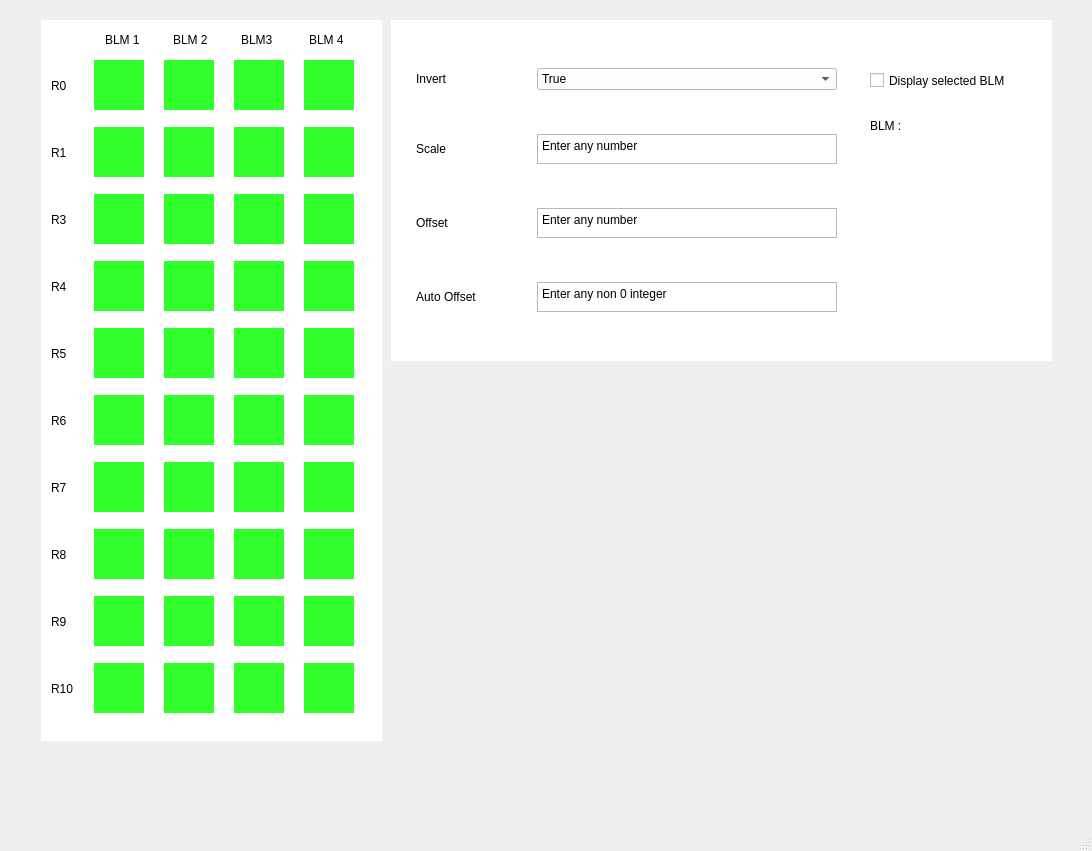
<?xml version="1.0" encoding="UTF-8"?>
<ui version="4.0">
 <class>MainWindow</class>
 <widget class="QMainWindow" name="MainWindow">
  <property name="geometry">
   <rect>
    <x>0</x>
    <y>0</y>
    <width>1092</width>
    <height>851</height>
   </rect>
  </property>
  <property name="windowTitle">
   <string>MainWindow</string>
  </property>
  <property name="styleSheet">
   <string notr="true"/>
  </property>
  <widget class="QWidget" name="centralwidget">
   <widget class="QLabel" name="label_41">
    <property name="geometry">
     <rect>
      <x>41</x>
      <y>20</y>
      <width>341</width>
      <height>721</height>
     </rect>
    </property>
    <property name="styleSheet">
     <string notr="true">background-color: rgb(255, 255, 255);</string>
    </property>
    <property name="text">
     <string/>
    </property>
   </widget>
   <widget class="QLabel" name="label_42">
    <property name="geometry">
     <rect>
      <x>391</x>
      <y>20</y>
      <width>661</width>
      <height>341</height>
     </rect>
    </property>
    <property name="styleSheet">
     <string notr="true">background-color: rgb(255, 255, 255);</string>
    </property>
    <property name="text">
     <string/>
    </property>
   </widget>
   <widget class="QWidget" name="gridLayoutWidget">
    <property name="geometry">
     <rect>
      <x>80</x>
      <y>49</y>
      <width>291</width>
      <height>681</height>
     </rect>
    </property>
    <layout class="QGridLayout" name="gridLayout">
     <item row="2" column="2">
      <widget class="QPushButton" name="pushButton_11">
       <property name="maximumSize">
        <size>
         <width>50</width>
         <height>50</height>
        </size>
       </property>
       <property name="styleSheet">
        <string notr="true">background-color: rgb(48, 255, 44);
border: transparent;</string>
       </property>
       <property name="text">
        <string/>
       </property>
      </widget>
     </item>
     <item row="1" column="3">
      <widget class="QPushButton" name="pushButton_8">
       <property name="maximumSize">
        <size>
         <width>50</width>
         <height>50</height>
        </size>
       </property>
       <property name="styleSheet">
        <string notr="true">background-color: rgb(48, 255, 44);
border: transparent;</string>
       </property>
       <property name="text">
        <string/>
       </property>
      </widget>
     </item>
     <item row="6" column="0">
      <widget class="QPushButton" name="pushButton_25">
       <property name="maximumSize">
        <size>
         <width>50</width>
         <height>50</height>
        </size>
       </property>
       <property name="styleSheet">
        <string notr="true">background-color: rgb(48, 255, 44);
border: transparent;</string>
       </property>
       <property name="text">
        <string/>
       </property>
      </widget>
     </item>
     <item row="6" column="3">
      <widget class="QPushButton" name="pushButton_28">
       <property name="maximumSize">
        <size>
         <width>50</width>
         <height>50</height>
        </size>
       </property>
       <property name="styleSheet">
        <string notr="true">background-color: rgb(48, 255, 44);
border: transparent;</string>
       </property>
       <property name="text">
        <string/>
       </property>
      </widget>
     </item>
     <item row="2" column="0">
      <widget class="QPushButton" name="pushButton_9">
       <property name="maximumSize">
        <size>
         <width>50</width>
         <height>50</height>
        </size>
       </property>
       <property name="styleSheet">
        <string notr="true">background-color: rgb(48, 255, 44);
border: transparent;</string>
       </property>
       <property name="text">
        <string/>
       </property>
      </widget>
     </item>
     <item row="7" column="3">
      <widget class="QPushButton" name="pushButton_32">
       <property name="maximumSize">
        <size>
         <width>50</width>
         <height>50</height>
        </size>
       </property>
       <property name="styleSheet">
        <string notr="true">background-color: rgb(48, 255, 44);
border: transparent;</string>
       </property>
       <property name="text">
        <string/>
       </property>
      </widget>
     </item>
     <item row="1" column="0">
      <widget class="QPushButton" name="pushButton_5">
       <property name="maximumSize">
        <size>
         <width>50</width>
         <height>50</height>
        </size>
       </property>
       <property name="styleSheet">
        <string notr="true">background-color: rgb(48, 255, 44);
border: transparent;</string>
       </property>
       <property name="text">
        <string/>
       </property>
      </widget>
     </item>
     <item row="0" column="1">
      <widget class="QPushButton" name="pushButton_2">
       <property name="maximumSize">
        <size>
         <width>50</width>
         <height>50</height>
        </size>
       </property>
       <property name="styleSheet">
        <string notr="true">background-color: rgb(48, 255, 44);
border: transparent;</string>
       </property>
       <property name="text">
        <string/>
       </property>
      </widget>
     </item>
     <item row="5" column="3">
      <widget class="QPushButton" name="pushButton_24">
       <property name="maximumSize">
        <size>
         <width>50</width>
         <height>50</height>
        </size>
       </property>
       <property name="styleSheet">
        <string notr="true">background-color: rgb(48, 255, 44);
border: transparent;</string>
       </property>
       <property name="text">
        <string/>
       </property>
      </widget>
     </item>
     <item row="7" column="2">
      <widget class="QPushButton" name="pushButton_31">
       <property name="maximumSize">
        <size>
         <width>50</width>
         <height>50</height>
        </size>
       </property>
       <property name="styleSheet">
        <string notr="true">background-color: rgb(48, 255, 44);
border: transparent;</string>
       </property>
       <property name="text">
        <string/>
       </property>
      </widget>
     </item>
     <item row="7" column="1">
      <widget class="QPushButton" name="pushButton_30">
       <property name="maximumSize">
        <size>
         <width>50</width>
         <height>50</height>
        </size>
       </property>
       <property name="styleSheet">
        <string notr="true">background-color: rgb(48, 255, 44);
border: transparent;</string>
       </property>
       <property name="text">
        <string/>
       </property>
      </widget>
     </item>
     <item row="4" column="1">
      <widget class="QPushButton" name="pushButton_18">
       <property name="maximumSize">
        <size>
         <width>50</width>
         <height>50</height>
        </size>
       </property>
       <property name="styleSheet">
        <string notr="true">background-color: rgb(48, 255, 44);
border: transparent;</string>
       </property>
       <property name="text">
        <string/>
       </property>
      </widget>
     </item>
     <item row="5" column="2">
      <widget class="QPushButton" name="pushButton_23">
       <property name="maximumSize">
        <size>
         <width>50</width>
         <height>50</height>
        </size>
       </property>
       <property name="styleSheet">
        <string notr="true">background-color: rgb(48, 255, 44);
border: transparent;</string>
       </property>
       <property name="text">
        <string/>
       </property>
      </widget>
     </item>
     <item row="3" column="1">
      <widget class="QPushButton" name="pushButton_14">
       <property name="maximumSize">
        <size>
         <width>50</width>
         <height>50</height>
        </size>
       </property>
       <property name="styleSheet">
        <string notr="true">background-color: rgb(48, 255, 44);
border: transparent;</string>
       </property>
       <property name="text">
        <string/>
       </property>
      </widget>
     </item>
     <item row="4" column="0">
      <widget class="QPushButton" name="pushButton_17">
       <property name="maximumSize">
        <size>
         <width>50</width>
         <height>50</height>
        </size>
       </property>
       <property name="styleSheet">
        <string notr="true">background-color: rgb(48, 255, 44);
border: transparent;</string>
       </property>
       <property name="text">
        <string/>
       </property>
      </widget>
     </item>
     <item row="8" column="1">
      <widget class="QPushButton" name="pushButton_34">
       <property name="maximumSize">
        <size>
         <width>50</width>
         <height>50</height>
        </size>
       </property>
       <property name="styleSheet">
        <string notr="true">background-color: rgb(48, 255, 44);
border: transparent;</string>
       </property>
       <property name="text">
        <string/>
       </property>
      </widget>
     </item>
     <item row="8" column="0">
      <widget class="QPushButton" name="pushButton_33">
       <property name="maximumSize">
        <size>
         <width>50</width>
         <height>50</height>
        </size>
       </property>
       <property name="styleSheet">
        <string notr="true">background-color: rgb(48, 255, 44);
border: transparent;</string>
       </property>
       <property name="text">
        <string/>
       </property>
      </widget>
     </item>
     <item row="1" column="1">
      <widget class="QPushButton" name="pushButton_6">
       <property name="maximumSize">
        <size>
         <width>50</width>
         <height>50</height>
        </size>
       </property>
       <property name="styleSheet">
        <string notr="true">background-color: rgb(48, 255, 44);
border: transparent;</string>
       </property>
       <property name="text">
        <string/>
       </property>
      </widget>
     </item>
     <item row="6" column="1">
      <widget class="QPushButton" name="pushButton_26">
       <property name="maximumSize">
        <size>
         <width>50</width>
         <height>50</height>
        </size>
       </property>
       <property name="styleSheet">
        <string notr="true">background-color: rgb(48, 255, 44);
border: transparent;</string>
       </property>
       <property name="text">
        <string/>
       </property>
      </widget>
     </item>
     <item row="0" column="3">
      <widget class="QPushButton" name="pushButton_4">
       <property name="maximumSize">
        <size>
         <width>50</width>
         <height>50</height>
        </size>
       </property>
       <property name="styleSheet">
        <string notr="true">background-color: rgb(48, 255, 44);
border: transparent;</string>
       </property>
       <property name="text">
        <string/>
       </property>
      </widget>
     </item>
     <item row="4" column="3">
      <widget class="QPushButton" name="pushButton_20">
       <property name="maximumSize">
        <size>
         <width>50</width>
         <height>50</height>
        </size>
       </property>
       <property name="styleSheet">
        <string notr="true">background-color: rgb(48, 255, 44);
border: transparent;</string>
       </property>
       <property name="text">
        <string/>
       </property>
      </widget>
     </item>
     <item row="8" column="2">
      <widget class="QPushButton" name="pushButton_35">
       <property name="maximumSize">
        <size>
         <width>50</width>
         <height>50</height>
        </size>
       </property>
       <property name="styleSheet">
        <string notr="true">background-color: rgb(48, 255, 44);
border: transparent;</string>
       </property>
       <property name="text">
        <string/>
       </property>
      </widget>
     </item>
     <item row="5" column="0">
      <widget class="QPushButton" name="pushButton_21">
       <property name="maximumSize">
        <size>
         <width>50</width>
         <height>50</height>
        </size>
       </property>
       <property name="styleSheet">
        <string notr="true">background-color: rgb(48, 255, 44);
border: transparent;</string>
       </property>
       <property name="text">
        <string/>
       </property>
      </widget>
     </item>
     <item row="0" column="0">
      <widget class="QPushButton" name="pushButton">
       <property name="maximumSize">
        <size>
         <width>50</width>
         <height>50</height>
        </size>
       </property>
       <property name="styleSheet">
        <string notr="true">background-color: rgb(48, 255, 44);
border: transparent;</string>
       </property>
       <property name="text">
        <string/>
       </property>
      </widget>
     </item>
     <item row="8" column="3">
      <widget class="QPushButton" name="pushButton_36">
       <property name="maximumSize">
        <size>
         <width>50</width>
         <height>50</height>
        </size>
       </property>
       <property name="styleSheet">
        <string notr="true">background-color: rgb(48, 255, 44);
border: transparent;</string>
       </property>
       <property name="text">
        <string/>
       </property>
      </widget>
     </item>
     <item row="7" column="0">
      <widget class="QPushButton" name="pushButton_29">
       <property name="maximumSize">
        <size>
         <width>50</width>
         <height>50</height>
        </size>
       </property>
       <property name="styleSheet">
        <string notr="true">background-color: rgb(48, 255, 44);
border: transparent;</string>
       </property>
       <property name="text">
        <string/>
       </property>
      </widget>
     </item>
     <item row="2" column="3">
      <widget class="QPushButton" name="pushButton_12">
       <property name="maximumSize">
        <size>
         <width>50</width>
         <height>50</height>
        </size>
       </property>
       <property name="styleSheet">
        <string notr="true">background-color: rgb(48, 255, 44);
border: transparent;</string>
       </property>
       <property name="text">
        <string/>
       </property>
      </widget>
     </item>
     <item row="6" column="2">
      <widget class="QPushButton" name="pushButton_27">
       <property name="maximumSize">
        <size>
         <width>50</width>
         <height>50</height>
        </size>
       </property>
       <property name="styleSheet">
        <string notr="true">background-color: rgb(48, 255, 44);
border: transparent;</string>
       </property>
       <property name="text">
        <string/>
       </property>
      </widget>
     </item>
     <item row="3" column="2">
      <widget class="QPushButton" name="pushButton_15">
       <property name="maximumSize">
        <size>
         <width>50</width>
         <height>50</height>
        </size>
       </property>
       <property name="styleSheet">
        <string notr="true">background-color: rgb(48, 255, 44);
border: transparent;</string>
       </property>
       <property name="text">
        <string/>
       </property>
      </widget>
     </item>
     <item row="0" column="2">
      <widget class="QPushButton" name="pushButton_3">
       <property name="maximumSize">
        <size>
         <width>50</width>
         <height>50</height>
        </size>
       </property>
       <property name="styleSheet">
        <string notr="true">background-color: rgb(48, 255, 44);
border: transparent;</string>
       </property>
       <property name="text">
        <string/>
       </property>
      </widget>
     </item>
     <item row="3" column="3">
      <widget class="QPushButton" name="pushButton_16">
       <property name="maximumSize">
        <size>
         <width>50</width>
         <height>50</height>
        </size>
       </property>
       <property name="styleSheet">
        <string notr="true">background-color: rgb(48, 255, 44);
border: transparent;</string>
       </property>
       <property name="text">
        <string/>
       </property>
      </widget>
     </item>
     <item row="2" column="1">
      <widget class="QPushButton" name="pushButton_10">
       <property name="maximumSize">
        <size>
         <width>50</width>
         <height>50</height>
        </size>
       </property>
       <property name="styleSheet">
        <string notr="true">background-color: rgb(48, 255, 44);
border: transparent;</string>
       </property>
       <property name="text">
        <string/>
       </property>
      </widget>
     </item>
     <item row="3" column="0">
      <widget class="QPushButton" name="pushButton_13">
       <property name="maximumSize">
        <size>
         <width>50</width>
         <height>50</height>
        </size>
       </property>
       <property name="styleSheet">
        <string notr="true">background-color: rgb(48, 255, 44);
border: transparent;</string>
       </property>
       <property name="text">
        <string/>
       </property>
      </widget>
     </item>
     <item row="1" column="2">
      <widget class="QPushButton" name="pushButton_7">
       <property name="maximumSize">
        <size>
         <width>50</width>
         <height>50</height>
        </size>
       </property>
       <property name="styleSheet">
        <string notr="true">background-color: rgb(48, 255, 44);
border: transparent;</string>
       </property>
       <property name="text">
        <string/>
       </property>
      </widget>
     </item>
     <item row="4" column="2">
      <widget class="QPushButton" name="pushButton_19">
       <property name="maximumSize">
        <size>
         <width>50</width>
         <height>50</height>
        </size>
       </property>
       <property name="styleSheet">
        <string notr="true">background-color: rgb(48, 255, 44);
border: transparent;</string>
       </property>
       <property name="text">
        <string/>
       </property>
      </widget>
     </item>
     <item row="5" column="1">
      <widget class="QPushButton" name="pushButton_22">
       <property name="maximumSize">
        <size>
         <width>50</width>
         <height>50</height>
        </size>
       </property>
       <property name="styleSheet">
        <string notr="true">background-color: rgb(48, 255, 44);
border: transparent;</string>
       </property>
       <property name="text">
        <string/>
       </property>
      </widget>
     </item>
     <item row="9" column="0">
      <widget class="QPushButton" name="pushButton_37">
       <property name="maximumSize">
        <size>
         <width>50</width>
         <height>50</height>
        </size>
       </property>
       <property name="styleSheet">
        <string notr="true">background-color: rgb(48, 255, 44);
border: transparent;</string>
       </property>
       <property name="text">
        <string/>
       </property>
      </widget>
     </item>
     <item row="9" column="1">
      <widget class="QPushButton" name="pushButton_38">
       <property name="maximumSize">
        <size>
         <width>50</width>
         <height>50</height>
        </size>
       </property>
       <property name="styleSheet">
        <string notr="true">background-color: rgb(48, 255, 44);
border: transparent;</string>
       </property>
       <property name="text">
        <string/>
       </property>
      </widget>
     </item>
     <item row="9" column="2">
      <widget class="QPushButton" name="pushButton_39">
       <property name="maximumSize">
        <size>
         <width>50</width>
         <height>50</height>
        </size>
       </property>
       <property name="styleSheet">
        <string notr="true">background-color: rgb(48, 255, 44);
border: transparent;</string>
       </property>
       <property name="text">
        <string/>
       </property>
      </widget>
     </item>
     <item row="9" column="3">
      <widget class="QPushButton" name="pushButton_40">
       <property name="maximumSize">
        <size>
         <width>50</width>
         <height>50</height>
        </size>
       </property>
       <property name="styleSheet">
        <string notr="true">background-color: rgb(48, 255, 44);
border: transparent;</string>
       </property>
       <property name="text">
        <string/>
       </property>
      </widget>
     </item>
    </layout>
   </widget>
   <widget class="QCheckBox" name="is_show_checkbox">
    <property name="geometry">
     <rect>
      <x>870</x>
      <y>60</y>
      <width>151</width>
      <height>41</height>
     </rect>
    </property>
    <property name="styleSheet">
     <string notr="true"/>
    </property>
    <property name="text">
     <string>Display selected BLM</string>
    </property>
   </widget>
   <widget class="QWidget" name="gridLayoutWidget_2">
    <property name="geometry">
     <rect>
      <x>401</x>
      <y>30</y>
      <width>451</width>
      <height>321</height>
     </rect>
    </property>
    <layout class="QGridLayout" name="gridLayout_2">
     <item row="1" column="0">
      <widget class="QLabel" name="label_2">
       <property name="maximumSize">
        <size>
         <width>100</width>
         <height>20</height>
        </size>
       </property>
       <property name="text">
        <string>Scale</string>
       </property>
      </widget>
     </item>
     <item row="2" column="0">
      <widget class="QLabel" name="label_3">
       <property name="maximumSize">
        <size>
         <width>100</width>
         <height>20</height>
        </size>
       </property>
       <property name="text">
        <string>Offset</string>
       </property>
      </widget>
     </item>
     <item row="3" column="0">
      <widget class="QLabel" name="label_4">
       <property name="maximumSize">
        <size>
         <width>100</width>
         <height>20</height>
        </size>
       </property>
       <property name="text">
        <string>Auto Offset</string>
       </property>
      </widget>
     </item>
     <item row="2" column="2">
      <widget class="QPlainTextEdit" name="plainTextEdit_2">
       <property name="maximumSize">
        <size>
         <width>300</width>
         <height>30</height>
        </size>
       </property>
       <property name="plainText">
        <string>Enter any number</string>
       </property>
      </widget>
     </item>
     <item row="0" column="0">
      <widget class="QLabel" name="label">
       <property name="maximumSize">
        <size>
         <width>100</width>
         <height>20</height>
        </size>
       </property>
       <property name="text">
        <string>Invert</string>
       </property>
      </widget>
     </item>
     <item row="0" column="2">
      <widget class="QComboBox" name="comboBox_2">
       <property name="styleSheet">
        <string notr="true">background-color: rgb(255, 255, 255);
border-bottom-color: rgb(0, 0, 0);
border-bottom-color: rgb(0, 0, 0);

</string>
       </property>
       <item>
        <property name="text">
         <string>True</string>
        </property>
       </item>
       <item>
        <property name="text">
         <string>False</string>
        </property>
       </item>
      </widget>
     </item>
     <item row="3" column="2">
      <widget class="QPlainTextEdit" name="plainTextEdit_3">
       <property name="maximumSize">
        <size>
         <width>300</width>
         <height>30</height>
        </size>
       </property>
       <property name="plainText">
        <string>Enter any non 0 integer</string>
       </property>
      </widget>
     </item>
     <item row="1" column="2">
      <widget class="QPlainTextEdit" name="plainTextEdit_1">
       <property name="maximumSize">
        <size>
         <width>300</width>
         <height>30</height>
        </size>
       </property>
       <property name="plainText">
        <string>Enter any number</string>
       </property>
      </widget>
     </item>
    </layout>
   </widget>
   <widget class="QLabel" name="selected_BLM_label">
    <property name="geometry">
     <rect>
      <x>870</x>
      <y>110</y>
      <width>151</width>
      <height>31</height>
     </rect>
    </property>
    <property name="text">
     <string>BLM :</string>
    </property>
   </widget>
   <widget class="QWidget" name="gridLayoutWidget_3">
    <property name="geometry">
     <rect>
      <x>21</x>
      <y>50</y>
      <width>111</width>
      <height>681</height>
     </rect>
    </property>
    <layout class="QGridLayout" name="gridLayout_3">
     <item row="3" column="0">
      <widget class="QLabel" name="label_8">
       <property name="maximumSize">
        <size>
         <width>50</width>
         <height>50</height>
        </size>
       </property>
       <property name="text">
        <string>R4</string>
       </property>
      </widget>
     </item>
     <item row="0" column="0">
      <widget class="QLabel" name="label_5">
       <property name="maximumSize">
        <size>
         <width>50</width>
         <height>50</height>
        </size>
       </property>
       <property name="text">
        <string>R0</string>
       </property>
      </widget>
     </item>
     <item row="4" column="0">
      <widget class="QLabel" name="label_9">
       <property name="maximumSize">
        <size>
         <width>50</width>
         <height>50</height>
        </size>
       </property>
       <property name="text">
        <string>R5</string>
       </property>
      </widget>
     </item>
     <item row="9" column="0">
      <widget class="QLabel" name="label_14">
       <property name="maximumSize">
        <size>
         <width>50</width>
         <height>50</height>
        </size>
       </property>
       <property name="text">
        <string>R10</string>
       </property>
      </widget>
     </item>
     <item row="1" column="0">
      <widget class="QLabel" name="label_6">
       <property name="maximumSize">
        <size>
         <width>50</width>
         <height>50</height>
        </size>
       </property>
       <property name="text">
        <string>R1</string>
       </property>
      </widget>
     </item>
     <item row="5" column="0">
      <widget class="QLabel" name="label_10">
       <property name="maximumSize">
        <size>
         <width>50</width>
         <height>50</height>
        </size>
       </property>
       <property name="text">
        <string>R6</string>
       </property>
      </widget>
     </item>
     <item row="2" column="0">
      <widget class="QLabel" name="label_7">
       <property name="maximumSize">
        <size>
         <width>50</width>
         <height>50</height>
        </size>
       </property>
       <property name="text">
        <string>R3</string>
       </property>
      </widget>
     </item>
     <item row="6" column="0">
      <widget class="QLabel" name="label_11">
       <property name="maximumSize">
        <size>
         <width>50</width>
         <height>50</height>
        </size>
       </property>
       <property name="text">
        <string>R7</string>
       </property>
      </widget>
     </item>
     <item row="7" column="0">
      <widget class="QLabel" name="label_12">
       <property name="maximumSize">
        <size>
         <width>50</width>
         <height>50</height>
        </size>
       </property>
       <property name="text">
        <string>R8</string>
       </property>
      </widget>
     </item>
     <item row="8" column="0">
      <widget class="QLabel" name="label_13">
       <property name="maximumSize">
        <size>
         <width>50</width>
         <height>50</height>
        </size>
       </property>
       <property name="text">
        <string>R9</string>
       </property>
      </widget>
     </item>
    </layout>
   </widget>
   <widget class="QWidget" name="gridLayoutWidget_4">
    <property name="geometry">
     <rect>
      <x>93</x>
      <y>0</y>
      <width>281</width>
      <height>80</height>
     </rect>
    </property>
    <layout class="QGridLayout" name="gridLayout_4">
     <item row="0" column="1">
      <widget class="QLabel" name="label_16">
       <property name="maximumSize">
        <size>
         <width>50</width>
         <height>50</height>
        </size>
       </property>
       <property name="text">
        <string>BLM 2</string>
       </property>
      </widget>
     </item>
     <item row="0" column="2">
      <widget class="QLabel" name="label_17">
       <property name="maximumSize">
        <size>
         <width>50</width>
         <height>50</height>
        </size>
       </property>
       <property name="text">
        <string>BLM3</string>
       </property>
      </widget>
     </item>
     <item row="0" column="0">
      <widget class="QLabel" name="label_15">
       <property name="maximumSize">
        <size>
         <width>50</width>
         <height>50</height>
        </size>
       </property>
       <property name="text">
        <string>BLM 1</string>
       </property>
      </widget>
     </item>
     <item row="0" column="3">
      <widget class="QLabel" name="label_18">
       <property name="maximumSize">
        <size>
         <width>50</width>
         <height>50</height>
        </size>
       </property>
       <property name="text">
        <string>BLM 4</string>
       </property>
      </widget>
     </item>
    </layout>
   </widget>
   <zorder>label_42</zorder>
   <zorder>label_41</zorder>
   <zorder>gridLayoutWidget</zorder>
   <zorder>is_show_checkbox</zorder>
   <zorder>gridLayoutWidget_2</zorder>
   <zorder>selected_BLM_label</zorder>
   <zorder>gridLayoutWidget_3</zorder>
   <zorder>gridLayoutWidget_4</zorder>
  </widget>
  <widget class="QMenuBar" name="menubar">
   <property name="geometry">
    <rect>
     <x>0</x>
     <y>0</y>
     <width>1092</width>
     <height>26</height>
    </rect>
   </property>
  </widget>
  <widget class="QStatusBar" name="statusbar"/>
 </widget>
 <resources/>
 <connections/>
</ui>
